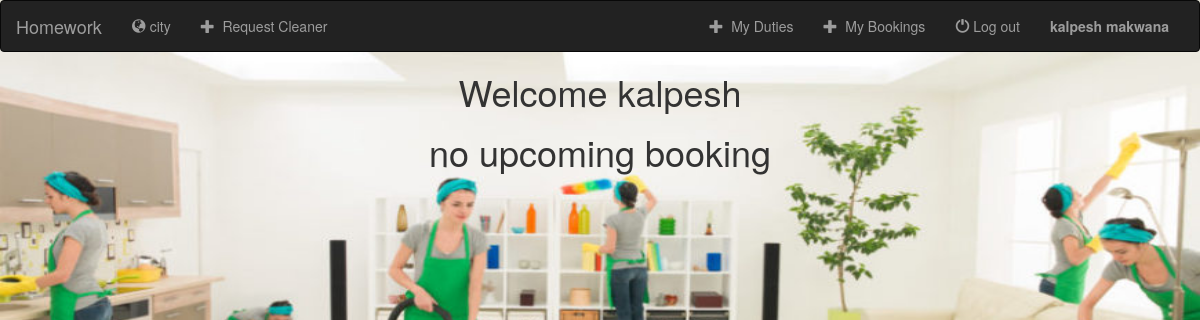
Page / (signed in) on the committed database.
### registration/models.py (models this page shows, shortened)
class User(AbstractUser):
    username = models.CharField(max_length=10,unique=False) #bydefault usernname is unique
    contact = models.CharField('Contact',max_length=10,unique=True)
    first_name = models.CharField('first_name',max_length=30,blank=True)
    last_name = models.CharField('Last_name',max_length=30,blank=True)
    is_cleaner =models.BooleanField('cleaner',default=False)
    USERNAME_FIELD = 'contact'
    REQUIRED_FIELDS = ['username']
    def get_firstname(self):
        return self.first_name

### registration/views.py (the view)
# urls.py: path('',views.index,name='index'),
def index(request):
    tomorrow = datetime.now() + timedelta(days=1)
    upcoming_booking = BookingModel.objects.filter(date=tomorrow,cleaner__user__id=request.user.id)
    print(upcoming_booking)
    print(request.user.id)
    return render(request,'registration/index.html',{'upcoming':upcoming_booking})

### registration/templates/registration/index.html (shortened to what this page needs)
{% extends 'registration/base.html' %}
{% block body %}
<div align="center">
    {% if user.is_authenticated %}
        <h1>Welcome {{ user.get_firstname }}</h1>
        {% if user.is_cleaner == True %}
            {% if upcoming %}<marquee scrollamount="20" class="alert alert-info"><h1>You have duties tomorrow for cutomer :
                {% for booking in upcoming %} {{booking.user.first_name}} {{booking.city}} <script>document.write(timeslot[{{booking.timeslot}}])</script>,
        {%endfor%}</marquee>
            {%else%}
                <h1>no upcoming booking</h1>
            {%endif%}
        {%endif%}
    {% else %}<h1><center>Welcome to Homework</center></h1>
        <a class="btn btn-default" href="{% url 'registration:registration' %}">Sign Up</a>
        <a class="btn btn-default" href="{% url 'registration:login' %}">Login</a>
    {% endif %}
</div>
{% endblock %}

### registration/templates/registration/base.html (shortened to what this page needs)
<!DOCTYPE html>
<html lang="en">
<head>
    {% load static %}
    <link rel="stylesheet" href="https://maxcdn.bootstrapcdn.com/bootstrap/3.3.6/css/bootstrap.min.css">
    <link rel="stylesheet" href="https://cdnjs.cloudflare.com/ajax/libs/font-awesome/4.7.0/css/font-awesome.min.css">
</head>
<body background="../static/image/home-deep-cleaning-870x500.jpg" style="background-repeat: no-repeat; background-size:100% 320%; min-height: 100%;" height='100%' width='100%' >
<nav class="navbar navbar-inverse">
    <div class="container-fluid">
        <div class="navbar-header">
            <a class="navbar-brand" href="{% url 'registration:index' %}">Homework</a>
        </div>
        <div class="collapse navbar-collapse" id="topNavBar">
            <ul class="nav navbar-nav">
            <li class="{% if request.resolver_match.url_name == 'city' %}active{%endif%}">
                <a href="{% url 'registration:city' %}">
                    <span class="glyphicon glyphicon-globe" aria-hidden="true"></span>&nbsp;city
                </a>
            </li>
                <li class="{% if request.resolver_match.url_name == 'book' %}active{%endif%}">
                <a href="{% url 'booking:book' %}">
                    <span class="glyphicon glyphicon-plus" aria-hidden="true"></span>&nbsp; Request Cleaner
                </a>
            </li>
            </ul>
            <ul class="nav navbar-nav navbar-right">
                {% if user.is_cleaner == True %}
                    <li class="{% if request.resolver_match.url_name == 'dutydetail' %}active{%endif%}">
                    <a href="{% url 'booking:dutydetail' user.pk %}">
                        <span class="glyphicon glyphicon-plus" aria-hidden="true"></span>&nbsp; My Duties
                    </a>
                </li>{% endif %}
            {% if user.is_authenticated %}
                    <li class="{% if request.resolver_match.url_name == 'mybookinglist' %}active{%endif%}">
                    <a href="{% url 'booking:mybookinglist' %}">
                        <span class="glyphicon glyphicon-plus" aria-hidden="true"></span>&nbsp; My Bookings
                    </a>
                </li>{% endif %}
                {% if user.is_authenticated %}
                <li class="">
                <a href="{% url 'registration:logout' %}" id="logout">
                    <span class="glyphicon glyphicon-off" aria-hidden="true"></span>&nbsp;Log out
                </a>
            </li>
                <li class="{% if request.resolver_match.url_name == 'profile' %}active{%endif%}">
                    <a href="{% url 'registration:profile' user.pk%}"><b>{{user.first_name}} {{user.last_name}}</b></a>
                </li>
                {% else %}
                <li class="">
                <a href="{% url 'registration:login' %}">
                    <span class="glyphicon glyphicon-off" aria-hidden="true"></span>&nbsp;Log in
                </a>
            </li>
                {% endif %}
            </ul>
        </div>
</div>
</nav>
{% block body %}
{% endblock %}
</body>
</html>

### rows in the picture
User: first_name "kalpesh", last_name "makwana", get_firstname "kalpesh"
